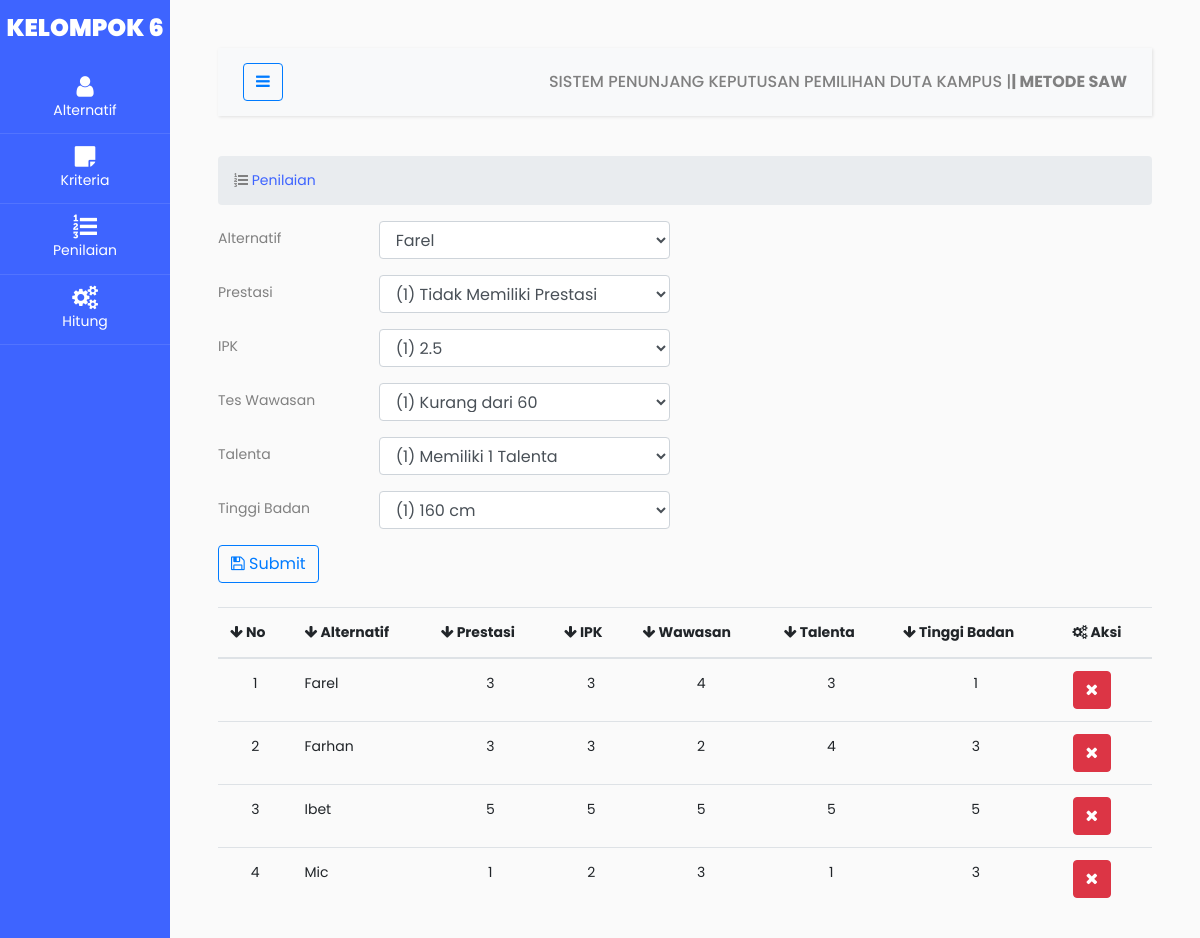
The page /penilaian.php on the database its author committed.
### tables this page shows
CREATE TABLE `spk_penilaian` (
  `nama` varchar(50) NOT NULL,
  `prestasi` float NOT NULL,
  `IPK` float NOT NULL,
  `wawasan` float NOT NULL,
  `talenta` float NOT NULL,
  `tinggi_badan` float NOT NULL
);

### penilaian.php (the view, shortened to what this page needs)
<!doctype html>
<html lang="en">
<?php
include 'components/head.php';
?>
<body>
  <div class="wrapper d-flex align-items-stretch">
    <?php
    include 'components/sidebar.php';
    ?>
    <div id="content" class="p-4 p-md-5">
      <?php
      include 'components/navbar.php';
      ?>
      <section id="main-content">
        <section class="wrapper">
          <div class="row">
            <div class="col-lg-12">
              <ol class="breadcrumb">
                <li><i class="fa fa-list-ol"></i><a href="penilaian.php"> Penilaian</a></li>
              </ol>
            </div>
          </div>
          <?php
          include 'koneksi.php';
          ?>
          <form method="POST" action="">
            <div class="form-group row">
              <label class="col-sm-2 col-form-label">Alternatif</label>
              <div class="col-sm-4">
                <select class="form-control" name="nama">
                  <?php
                  $sql = "SELECT * FROM spk_calon";
                  $hasil = $conn->query($sql);
                  $rows = $hasil->num_rows;
                  if ($rows > 0) {
                    while ($row = mysqli_fetch_array($hasil)) :; {
                      } ?> <option><?php echo $row[0]; ?></option>
                  <?php endwhile;
                  } ?>
                </select>
              </div>
            </div>
            <div class="form-group row">
              <label class="col-sm-2 col-form-label">Prestasi</label>
              <div class="col-sm-4">
                <select class=" form-control" name="prestasi">
                  <option>(1) Tidak  Memiliki Prestasi</option>
                </select>
              </div>
            </div>
            <div class="form-group row">
              <label class="col-sm-2 col-form-label">IPK</label>
              <div class="col-sm-4">
                <select class=" form-control" name="ipk">
                  <option>(1) 2.5</option>
                </select>
              </div>
            </div>
            <div class="form-group row">
              <label class="col-sm-2 col-form-label">Tes Wawasan</label>
              <div class="col-sm-4">
                <select class=" form-control" name="wawasan">
                  <option>(1) Kurang dari 60</option>
                </select>
              </div>
            </div>
            <div class="form-group row">
              <label class="col-sm-2 col-form-label">Talenta</label>
              <div class="col-sm-4">
                <select class=" form-control" name="talenta">
                  <option>(1) Memiliki 1 Talenta</option>
                </select>
              </div>
            </div>
            <div class="form-group row">
              <label class="col-sm-2 col-form-label">Tinggi Badan</label>
              <div class="col-sm-4">
                <select class=" form-control" name="tinggi_badan">
                  <option>(1) 160 cm </option>
                </select>
              </div>
            </div>
            <div class="mb-4">
              <button type="submit" name="submit" class="btn btn-outline-primary"><i class="fa fa-save"></i> Submit</button>
            </div>
          </form>
          <table class="table">
            <thead>
              <tr>
                <th><i class="fa fa-arrow-down"></i> No</th>
                <th><i class="fa fa-arrow-down"></i> Alternatif</th>
                <th><i class="fa fa-arrow-down"></i> Prestasi</th>
                <th><i class="fa fa-arrow-down"></i> IPK</th>
                <th><i class="fa fa-arrow-down"></i> Wawasan</th>
                <th><i class="fa fa-arrow-down"></i> Talenta</th>
                <th><i class="fa fa-arrow-down"></i> Tinggi Badan</th>
                <th><i class="fa fa-cogs"></i> Aksi</th>
              </tr>
            </thead>
            <tbody>
              <?php
              $b = 0;
              $sql = "SELECT*FROM spk_penilaian ORDER BY nama ASC";
              $hasil = $conn->query($sql);
              $rows = $hasil->num_rows;
              if ($rows > 0) {
                while ($row = $hasil->fetch_row()) {
              ?>
                  <tr>
                    <td align="center"><?php echo $b = $b + 1; ?></td>
                    <td><?= $row[0] ?></td>
                    <td align="center"><?= $row[1] ?></td>
                    <td align="center"><?= $row[2] ?></td>
                    <td align="center"><?= $row[3] ?></td>
                    <td align="center"><?= $row[4] ?></td>
                    <td align="center"><?= $row[5] ?></td>
                    <td>
                      <div class="btn-group">
                        <a class="btn btn-danger" href="penilaian_hapus.php?nama=<?= $row[0] ?>">
                          <i class="fa fa-close"></i></a>
                      </div>
                    </td>
                  </tr>
              <?php }
              } else {
                echo "<tr>
                    <td>Data Tidak Ada</td>
                <tr>";
              } ?>
            </tbody>
          </table>
        </section>
      </section>
    </div>
  </div>
</body>
</html>

### rows shown on the page
spk_penilaian: nama "Farel", prestasi "3", IPK "3", wawasan "4", talenta "3", tinggi_badan "1"
spk_penilaian: b "2", nama "Farhan", prestasi "3", IPK "3", wawasan "2", talenta "4", tinggi_badan "3"
spk_penilaian: b "3", nama "Ibet", prestasi "5", IPK "5", wawasan "5", talenta "5", tinggi_badan "5"
spk_penilaian: b "4", nama "Mic", prestasi "1", IPK "2", wawasan "3", talenta "1", tinggi_badan "3"

### other values the page prints
form field nama "Farel"
